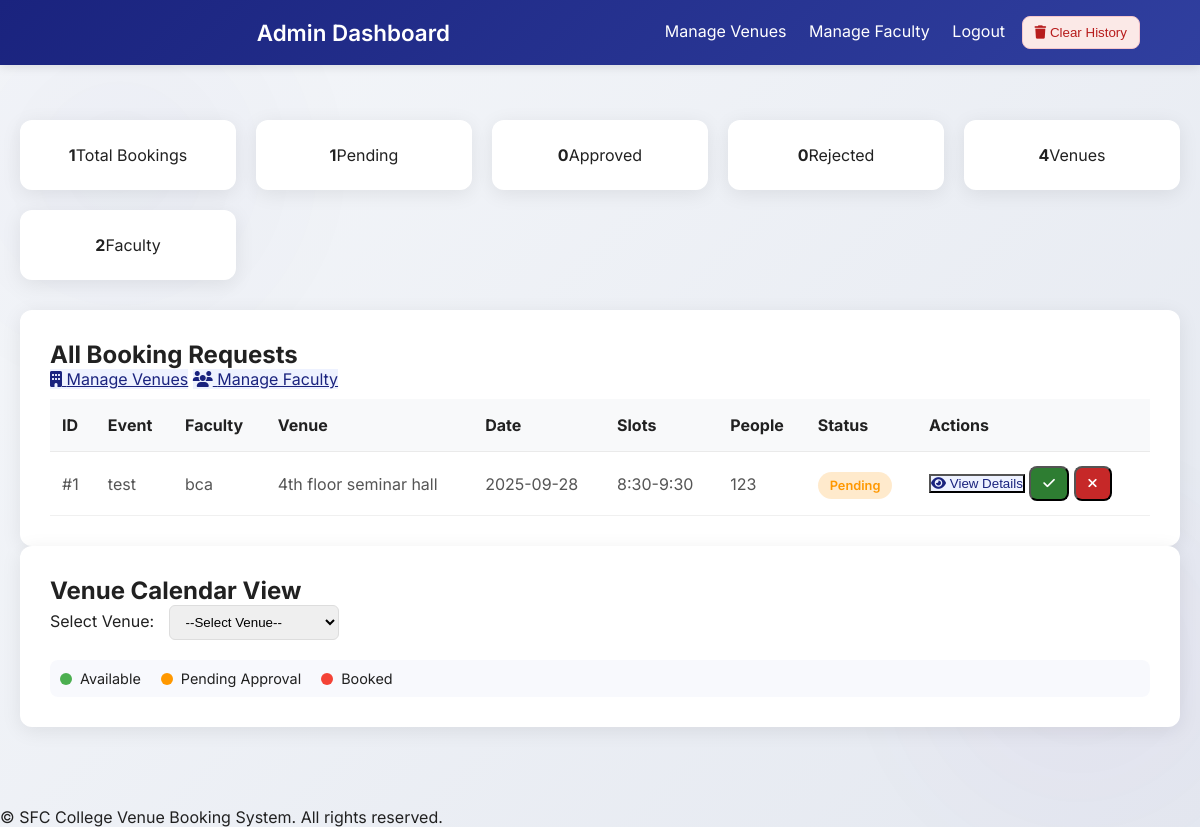
Page /admin (signed in) on the earlier database version.
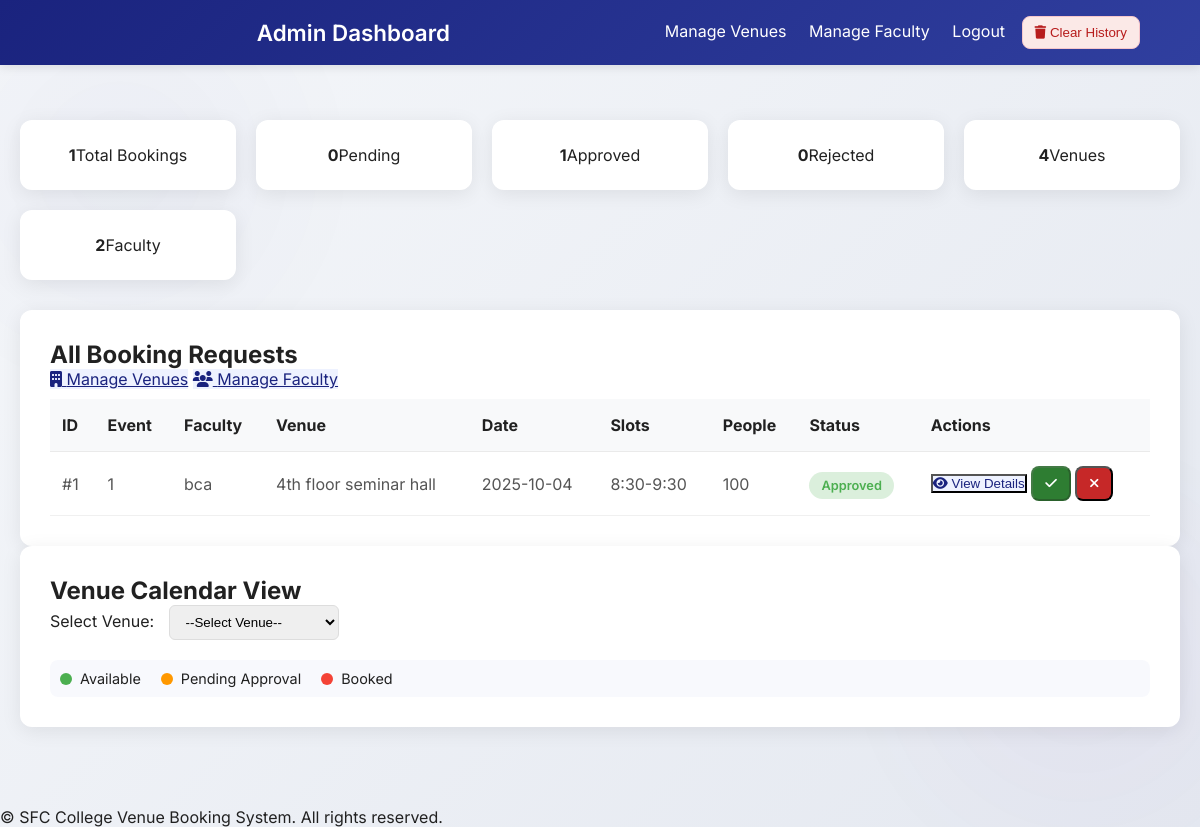
Same page on the later database version.
### models.py (models this page shows)
class Booking(db.Model):
    __tablename__ = 'booking'
    __table_args__ = {'extend_existing': True}
    id = db.Column(db.Integer, primary_key=True)
    event_name = db.Column(db.String(100), nullable=False)
    faculty_name = db.Column(db.String(50), nullable=False)
    num_people = db.Column(db.Integer, nullable=False)
    venue = db.Column(db.String(50), nullable=False)
    slot = db.Column(db.String(20), nullable=False)
    date = db.Column(db.String(20), nullable=False)
    status = db.Column(db.String(20), default="Pending")  # Pending / Approved / Rejected
    canteen_details = db.Column(db.Text, nullable=True)
    other_requirements = db.Column(db.Text, nullable=True)

### app.py (the view)
@app.route("/admin")
def admin_dashboard():
    if session.get("user") and session["user"]["role"] == "admin":
        bookings = Booking.query.order_by(Booking.date.desc()).all()
        grouped_bookings = []
        processed_ids = set()
        for booking in bookings:
            if booking.id in processed_ids:
                continue
            related_bookings = Booking.query.filter_by(
                faculty_name=booking.faculty_name,
                venue=booking.venue,
                date=booking.date,
                event_name=booking.event_name
            ).order_by(Booking.slot.asc()).all()
            grouped_booking = {
                'primary_id': booking.id,
                'event_name': booking.event_name,
                'faculty_name': booking.faculty_name,
                'venue': booking.venue,
                'date': booking.date,
                'num_people': booking.num_people,
                'status': related_bookings[0].status if related_bookings else booking.status,
                'canteen_details': booking.canteen_details,
                'slots': [b.slot for b in related_bookings]
            }
            grouped_bookings.append(grouped_booking)
            for related in related_bookings:
                processed_ids.add(related.id)
        stats = {
            "total_bookings": Booking.query.count(),
            "pending": Booking.query.filter_by(status="Pending").count(),
            "approved": Booking.query.filter_by(status="Approved").count(),
            "rejected": Booking.query.filter_by(status="Rejected").count(),
            "venues": Venue.query.count(),
            "faculty": User.query.filter_by(role="faculty").count(),
        }
        venues = [v.name for v in Venue.query.order_by(Venue.name.asc()).all()]
        return render_template("admin_dashboard.html", title="Admin Dashboard", grouped_bookings=grouped_bookings, stats=stats, venues=venues)
    flash("Access denied", "danger")
    return redirect(url_for("login"))

### templates/admin_dashboard.html (shortened to what the changed rows need)
<!DOCTYPE html>
<html lang="en">
<head>
  <link rel="stylesheet" href="https://cdnjs.cloudflare.com/ajax/libs/font-awesome/6.4.0/css/all.min.css">
</head>
<body>
  <main>
    <div class="container">
      <div class="stats">
        <div class="stat"><strong>{{ stats.pending }}</strong><span>Pending</span></div>
        <div class="stat"><strong>{{ stats.approved }}</strong><span>Approved</span></div>
      </div>
      <div class="card">
        <div class="card-header">
          <h2>All Booking Requests</h2>
        </div>
        <table>
          <thead>
            <tr>
              <th>ID</th><th>Event</th><th>Faculty</th><th>Venue</th><th>Date</th><th>Slots</th><th>People</th><th>Status</th><th>Actions</th>
            </tr>
          </thead>
          <tbody>
            {% for booking_group in grouped_bookings %}
            <tr>
              <td>#{{ booking_group.primary_id }}</td>
              <td>{{ booking_group.event_name }}</td>
              <td>{{ booking_group.faculty_name }}</td>
              <td>{{ booking_group.venue }}</td>
              <td>{{ booking_group.date }}</td>
              <td>
                {% if booking_group.slots|length > 1 %}
                  <span style="color: var(--primary-medium); font-weight: 600;">{{ booking_group.slots|length }} slots</span>
                  <br><small style="color: var(--text-light);">{{ booking_group.slots|join(', ') }}</small>
                {% else %}
                  {{ booking_group.slots[0] }}
                {% endif %}
              </td>
              <td>{{ booking_group.num_people }}</td>
              <td><span class="badge {{ booking_group.status.lower() }}">{{ booking_group.status }}</span></td>
              <td>
                <button class="btn" style="background:#eef2ff;color:#1a237e"
                  data-open-modal
                  data-id="{{ booking_group.primary_id }}"
                  data-event="{{ booking_group.event_name }}"
                  data-faculty="{{ booking_group.faculty_name }}"
                  data-venue="{{ booking_group.venue }}"
                  data-date="{{ booking_group.date }}"
                  data-slots="{{ booking_group.slots|join(',') }}"
                  data-people="{{ booking_group.num_people }}"
                  data-status="{{ booking_group.status }}"
                  data-canteen="{{ booking_group.canteen_details or '' }}">
                  <i class="fa fa-eye"></i> View Details
                </button>
                <form method="POST" action="/admin/approve/{{ booking_group.primary_id }}" style="display:inline" onsubmit="return confirm('Approve booking #{{ booking_group.primary_id }} and all related slots?');">
                  <button class="btn-small" style="background:#2e7d32;color:#fff;border-radius:8px;padding:8px 12px;" {% if booking_group.status=='Approved' %}disabled{% endif %}><i class="fas fa-check"></i></button>
                </form>
                <form method="POST" action="/admin/reject/{{ booking_group.primary_id }}" style="display:inline" onsubmit="return confirm('Reject booking #{{ booking_group.primary_id }} and all related slots?');">
                  <button class="btn-small" style="background:#c62828;color:#fff;border-radius:8px;padding:8px 12px;" {% if booking_group.status=='Rejected' %}disabled{% endif %}><i class="fas fa-times"></i></button>
                </form>
              </td>
            </tr>
            {% else %}
            <tr><td colspan="9" style="text-align:center;color:var(--text-light);">No bookings yet.</td></tr>
            {% endfor %}
          </tbody>
        </table>
      </div>
      <div class="card">
        <div class="card-header">
          <h2>Venue Calendar View</h2>
        </div>
      </div>
    </div>
  </main>
</body>
</html>

Differences in the rows shown:
changed Booking "bca": event_name "test" → "1"; date "2025-09-28" → "2025-10-04"; num_people "123" → "100"; status "Pending" → "Approved"
Other differences:
{{ stats.pending }}: "1" → "0"
{{ stats.approved }}: "0" → "1"
